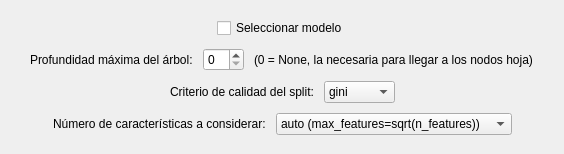
          <widget class="QWidget" name="arbol_decision">
           <property name="geometry">
            <rect>
             <x>0</x>
             <y>0</y>
             <width>564</width>
             <height>154</height>
            </rect>
           </property>
           <attribute name="label">
            <string>Ábol de decisión</string>
           </attribute>
           <layout class="QVBoxLayout" name="verticalLayout_3">
            <item>
             <spacer name="verticalSpacer_2">
              <property name="orientation">
               <enum>Qt::Vertical</enum>
              </property>
              <property name="sizeHint" stdset="0">
               <size>
                <width>20</width>
                <height>40</height>
               </size>
              </property>
             </spacer>
            </item>
            <item>
             <layout class="QVBoxLayout" name="verticalLayout_7">
              <property name="spacing">
               <number>10</number>
              </property>
              <property name="topMargin">
               <number>0</number>
              </property>
              <property name="bottomMargin">
               <number>0</number>
              </property>
              <item>
               <layout class="QHBoxLayout" name="horizontalLayout_8">
                <property name="topMargin">
                 <number>0</number>
                </property>
                <item>
                 <spacer name="horizontalSpacer_7">
                  <property name="orientation">
                   <enum>Qt::Horizontal</enum>
                  </property>
                  <property name="sizeHint" stdset="0">
                   <size>
                    <width>40</width>
                    <height>20</height>
                   </size>
                  </property>
                 </spacer>
                </item>
                <item>
                 <widget class="QCheckBox" name="dTree_check">
                  <property name="text">
                   <string>Seleccionar modelo</string>
                  </property>
                 </widget>
                </item>
                <item>
                 <spacer name="horizontalSpacer_8">
                  <property name="orientation">
                   <enum>Qt::Horizontal</enum>
                  </property>
                  <property name="sizeHint" stdset="0">
                   <size>
                    <width>40</width>
                    <height>20</height>
                   </size>
                  </property>
                 </spacer>
                </item>
               </layout>
              </item>
              <item>
               <layout class="QHBoxLayout" name="horizontalLayout_5">
                <item>
                 <spacer name="horizontalSpacer_9">
                  <property name="orientation">
                   <enum>Qt::Horizontal</enum>
                  </property>
                  <property name="sizeHint" stdset="0">
                   <size>
                    <width>40</width>
                    <height>20</height>
                   </size>
                  </property>
                 </spacer>
                </item>
                <item>
                 <widget class="QLabel" name="label_5">
                  <property name="text">
                   <string>Profundidad máxima del árbol:</string>
                  </property>
                 </widget>
                </item>
                <item>
                 <widget class="QSpinBox" name="dTree_spinBox"/>
                </item>
                <item>
                 <widget class="QLabel" name="label_12">
                  <property name="text">
                   <string>(0 = None, la necesaria para llegar a los nodos hoja)</string>
                  </property>
                 </widget>
                </item>
                <item>
                 <spacer name="horizontalSpacer_10">
                  <property name="orientation">
                   <enum>Qt::Horizontal</enum>
                  </property>
                  <property name="sizeHint" stdset="0">
                   <size>
                    <width>40</width>
                    <height>20</height>
                   </size>
                  </property>
                 </spacer>
                </item>
               </layout>
              </item>
              <item>
               <layout class="QHBoxLayout" name="horizontalLayout_7">
                <item>
                 <spacer name="horizontalSpacer_11">
                  <property name="orientation">
                   <enum>Qt::Horizontal</enum>
                  </property>
                  <property name="sizeHint" stdset="0">
                   <size>
                    <width>40</width>
                    <height>20</height>
                   </size>
                  </property>
                 </spacer>
                </item>
                <item>
                 <widget class="QLabel" name="label_6">
                  <property name="text">
                   <string>Criterio de calidad del split:</string>
                  </property>
                 </widget>
                </item>
                <item>
                 <widget class="QComboBox" name="dTree_comboBox1">
                  <item>
                   <property name="text">
                    <string>gini</string>
                   </property>
                  </item>
                  <item>
                   <property name="text">
                    <string>entropy</string>
                   </property>
                  </item>
                 </widget>
                </item>
                <item>
                 <spacer name="horizontalSpacer_12">
                  <property name="orientation">
                   <enum>Qt::Horizontal</enum>
                  </property>
                  <property name="sizeHint" stdset="0">
                   <size>
                    <width>40</width>
                    <height>20</height>
                   </size>
                  </property>
                 </spacer>
                </item>
               </layout>
              </item>
              <item>
               <layout class="QHBoxLayout" name="horizontalLayout_9">
                <property name="leftMargin">
                 <number>0</number>
                </property>
                <property name="topMargin">
                 <number>0</number>
                </property>
                <item>
                 <spacer name="horizontalSpacer_13">
                  <property name="orientation">
                   <enum>Qt::Horizontal</enum>
                  </property>
                  <property name="sizeHint" stdset="0">
                   <size>
                    <width>40</width>
                    <height>20</height>
                   </size>
                  </property>
                 </spacer>
                </item>
                <item>
                 <widget class="QLabel" name="label_7">
                  <property name="text">
                   <string>Número de características a considerar:</string>
                  </property>
                 </widget>
                </item>
                <item>
                 <widget class="QComboBox" name="dTree_comboBox2">
                  <item>
                   <property name="text">
                    <string>auto (max_features=sqrt(n_features))</string>
                   </property>
                  </item>
                  <item>
                   <property name="text">
                    <string>sqrt (max_features=sqrt(n_features))</string>
                   </property>
                  </item>
                  <item>
                   <property name="text">
                    <string>log2 (max_features=log2(n_features))</string>
                   </property>
                  </item>
                  <item>
                   <property name="text">
                    <string>None (max_features=n_features)</string>
                   </property>
                  </item>
                 </widget>
                </item>
                <item>
                 <spacer name="horizontalSpacer_14">
                  <property name="orientation">
                   <enum>Qt::Horizontal</enum>
                  </property>
                  <property name="sizeHint" stdset="0">
                   <size>
                    <width>40</width>
                    <height>20</height>
                   </size>
                  </property>
                 </spacer>
                </item>
               </layout>
              </item>
             </layout>
            </item>
            <item>
             <spacer name="verticalSpacer">
              <property name="orientation">
               <enum>Qt::Vertical</enum>
              </property>
              <property name="sizeHint" stdset="0">
               <size>
                <width>20</width>
                <height>40</height>
               </size>
              </property>
             </spacer>
            </item>
           </layout>
          </widget>
